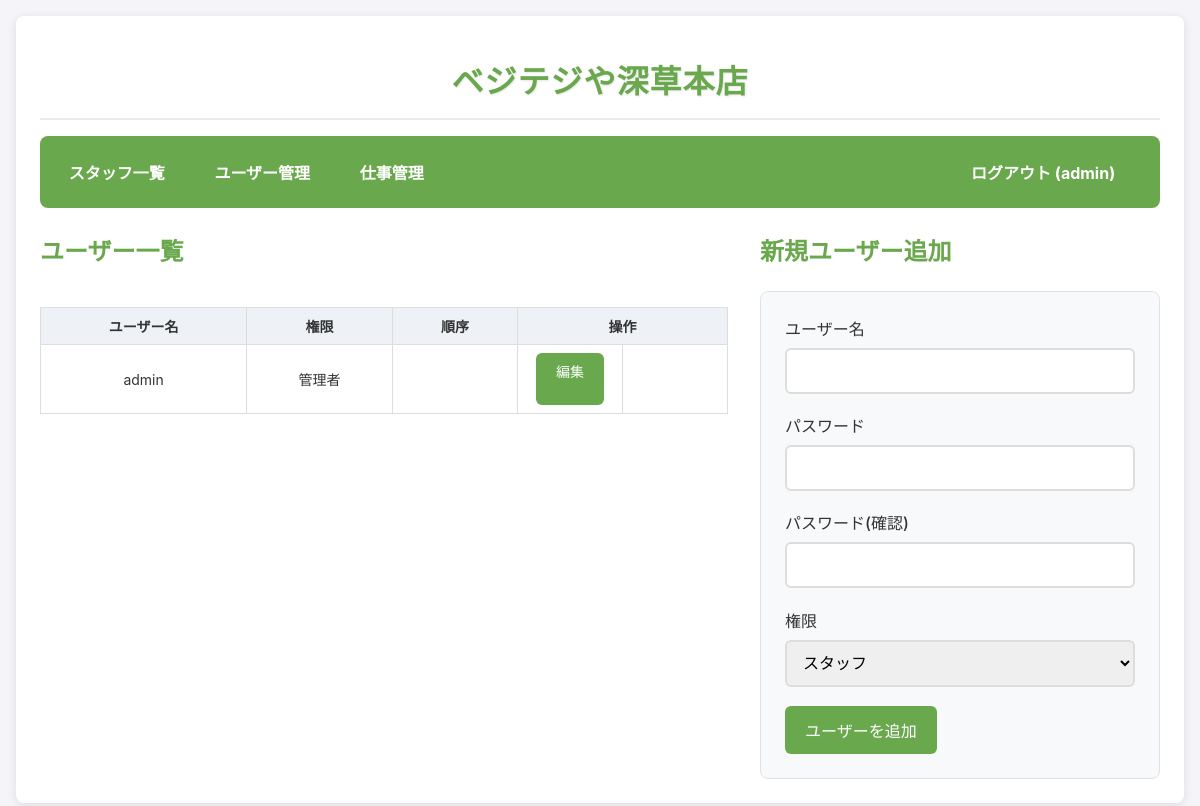
Before: /admin/users (signed in) with the older database file.
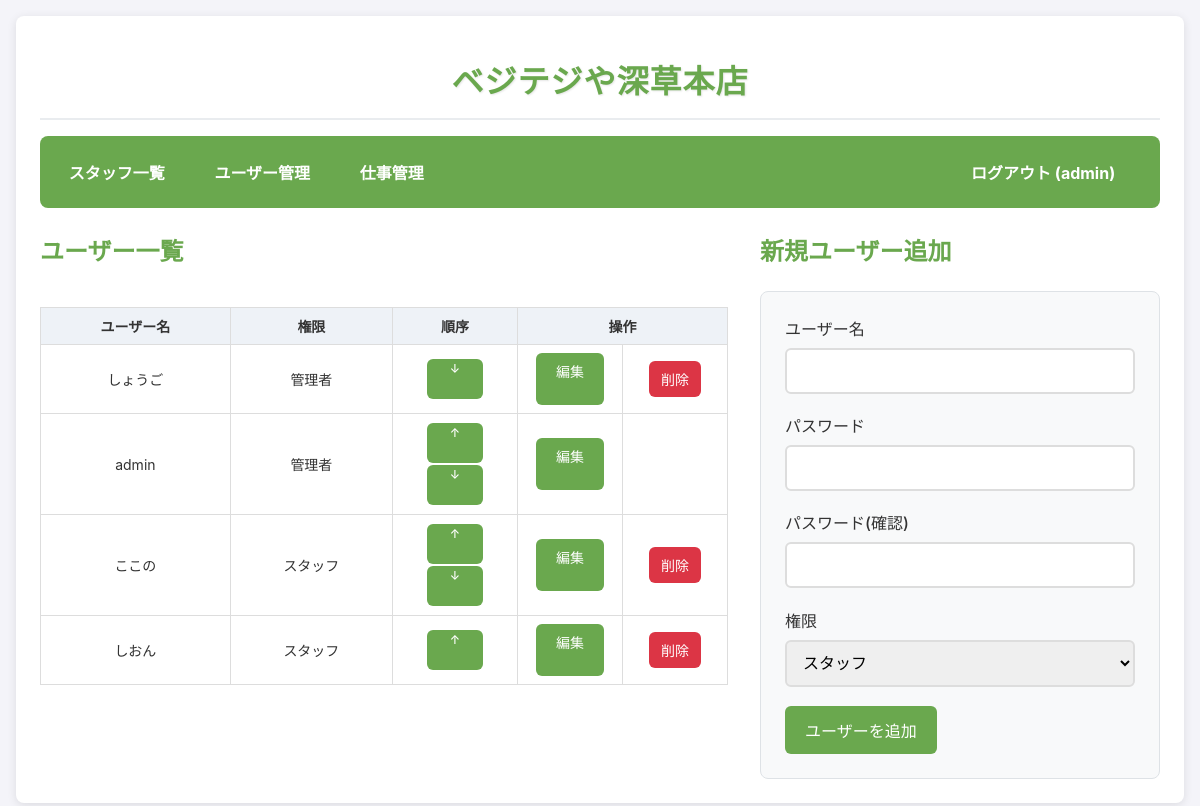
After: the same page with the newer database file.
### app.py (models this page shows, shortened)
class User(UserMixin, db.Model):
    id = db.Column(db.Integer, primary_key=True)
    username = db.Column(db.String(80), unique=True, nullable=False)
    password_hash = db.Column(db.String(120), nullable=False)
    role = db.Column(db.String(80), nullable=False, default='staff')
    is_first_login = db.Column(db.Boolean, default=True)
    order_index = db.Column(db.Integer, default=0)
    skills = db.relationship('UserSkill', backref='user', cascade="all, delete-orphan")

### app.py (the view, shortened to what this page needs)
@app.route('/admin/users', methods=['GET', 'POST'])
@admin_required
def manage_users():
    form = AddUserForm()
    users = User.query.order_by(User.order_index, User.id).all()
    return render_template('admin_users.html', users=users, form=form)

### app.py
class AddUserForm(FlaskForm):
    username = StringField('ユーザー名', validators=[DataRequired()])
    password = PasswordField('パスワード', validators=[DataRequired()])
    confirm_password = PasswordField('パスワード(確認)', validators=[DataRequired(), EqualTo('password', message='パスワードが一致しません。')])
    role = SelectField('権限', choices=[('staff', 'スタッフ'), ('admin', '管理者')])
    submit = SubmitField('ユーザーを追加')

### app.py (called while the page is built)
@login_manager.user_loader
def load_user(user_id):
    return User.query.get(int(user_id))

def admin_required(f):
    @wraps(f)
    @login_required
    def decorated_function(*args, **kwargs):
        if current_user.role != 'admin':
            flash('このページにアクセスする権限がありません。')
            return redirect(url_for('dashboard'))
        return f(*args, **kwargs)
    return decorated_function

### templates/admin_users.html (shortened to what this page needs)
{% extends "base.html" %}
{% block content %}
  <div class="admin-layout">
    <div class="users-section">
      <h2>ユーザー一覧</h2>
      <div class="desktop-user-table">
        <div class="table-container">
          <table>
            <thead>
              <tr>
                <th>ユーザー名</th>
                <th>権限</th>
                <th>順序</th>
                <th colspan="2">操作</th>
              </tr>
            </thead>
            <tbody>
              {% for user in users %}
              <tr>
                <td>{{ user.username }}</td>
                <td>{{ '管理者' if user.role == 'admin' else 'スタッフ' }}</td>
                <td style="width: 100px; text-align: center;">
                  {% if not loop.first %}
                  <a href="{{ url_for('move_user', user_id=user.id, direction='up') }}" class="btn btn-small" style="font-size: 12px; padding: 2px 6px; margin: 1px;">↑</a>
                  {% endif %}
                  {% if not loop.last %}
                  <a href="{{ url_for('move_user', user_id=user.id, direction='down') }}" class="btn btn-small" style="font-size: 12px; padding: 2px 6px; margin: 1px;">↓</a>
                  {% endif %}
                </td>
                <td style="width: 80px;">
                  <a href="{{ url_for('edit_user', user_id=user.id) }}" class="btn btn-small">編集</a>
                </td>
                <td style="width: 80px;">
                  {% if user.id != current_user.id %}
                  <form action="{{ url_for('delete_user', user_id=user.id) }}" method="post" onsubmit="return confirm('本当にこのユーザーを削除しますか？');">
                    <input type="submit" value="削除" class="btn btn-danger btn-small">
                  </form>
                  {% endif %}
                </td>
              </tr>
              {% endfor %}
            </tbody>
          </table>
        </div>
      </div>
    </div>
    <div class="add-user-section">
      <h2>新規ユーザー追加</h2>
      <form method="POST" class="add-user-form">
        <div class="form-group">
          {{ form.username.label }}
          {{ form.username() }}
        </div>
        <div class="form-group">
          {{ form.password.label }}
          {{ form.password() }}
        </div>
        <div class="form-group">
          {{ form.confirm_password.label }}
          {{ form.confirm_password() }}
        </div>
        <div class="form-group">
          {{ form.role.label }}
          {{ form.role() }}
        </div>
        {{ form.submit(class="btn") }}
      </form>
    </div>
  </div>
{% endblock %}

### templates/base.html (shortened to what this page needs)
<!doctype html>
<html lang="ja">
  <head>
  </head>
  <body>
    <div class="container">
      {% if current_user.is_authenticated %}
      <div class="site-header">
        <h1 class="site-title">ベジテジや深草本店</h1>
      </div>
      {% endif %}
     <nav>
        {% if current_user.is_authenticated %}
          <div class="nav-left">
            <a href="{{ url_for('dashboard') }}">スタッフ一覧</a>
            {% if current_user.role == 'admin' %}
              <a href="{{ url_for('manage_users') }}">ユーザー管理</a>
              <a href="{{ url_for('manage_tasks') }}">仕事管理</a>
            {% endif %}
          </div>
          <div class="nav-right">
            <a href="{{ url_for('logout') }}">ログアウト ({{ current_user.username }})</a>
          </div>
        {% endif %}
      </nav>
      {% block content %}{% endblock %}
    </div>
  </body>
</html>

Changed rows visible on the page:
changed User "admin": now shows "↑ ↓"
added User: username "しょうご", role "管理者"
added User: username "ここの", role "スタッフ"
added User: username "しおん", role "スタッフ"
